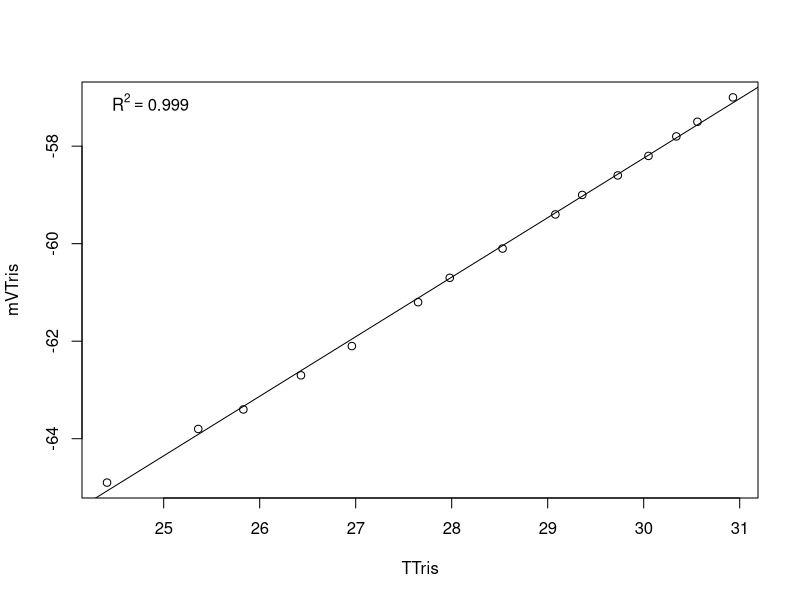

This chart was generated by the following R code:
setwd("~/MyProjects/urol-e5/timeseries/timepoint_2/tris_calibrations") #set working directory

Calib.Data <-read.table("20200308.csv", header=TRUE, sep=",", na.string="NA", as.is=TRUE) #reads in the data files
model <-lm(mVTris ~ TTris, data=Calib.Data) #runs a linear regression of mV as a function of temperature
coe <- coef(model) #extracts the coeffecients
R2<-summary(model)$r.squared
plot(mVTris ~ TTris, data=Calib.Data)
abline(lm(mVTris ~ TTris, data=Calib.Data))
legend('topleft', legend = bquote(R^2 == .(format(R2, digits = 3))), bty='n')
